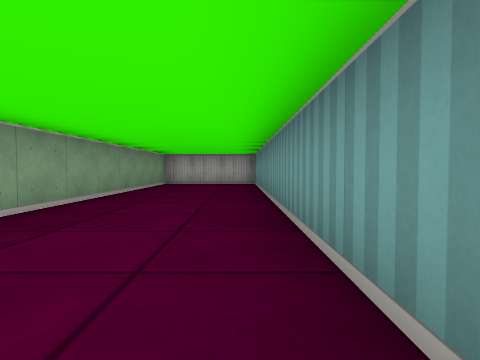
view 1 (above)

14 first-person views from a walk through a cub3D maze. The camera is about half as high as the walls, tilts 2° down and sees 75° across. The floor is counted in squares. Each view is taken from the middle of a square. On the plan, view 1 faces up. The plan holds only what a view shows up to about 9 squares ahead; the rest is blank.

view 2
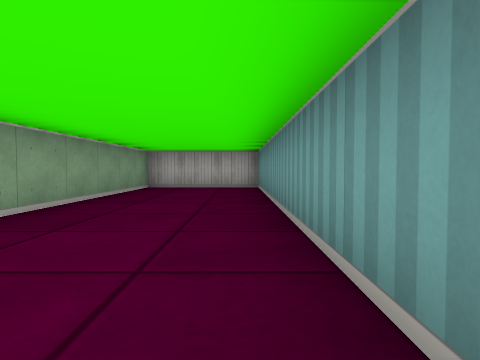

view 3
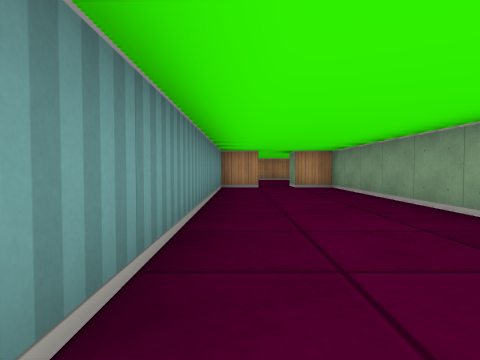

view 4
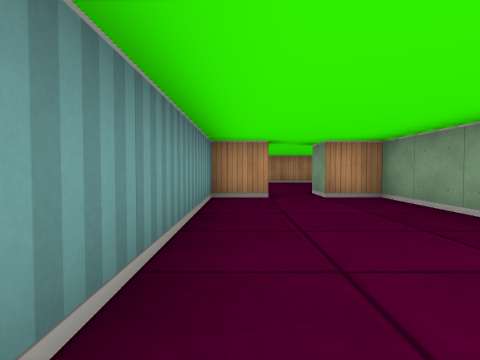

view 5
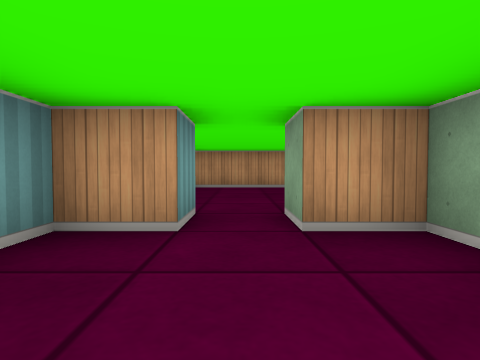

view 6
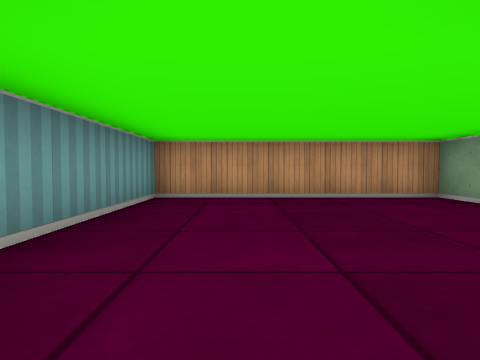

view 7
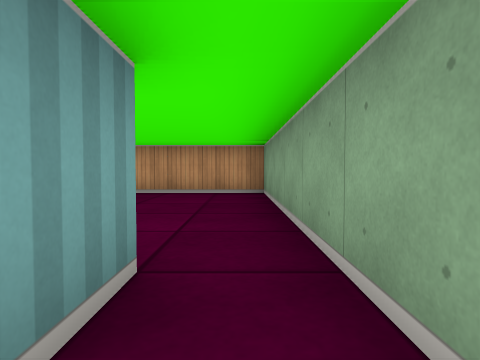

view 8
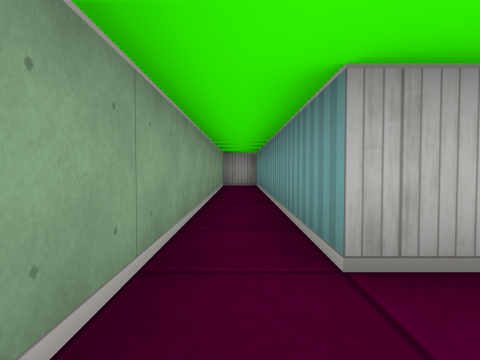

view 9
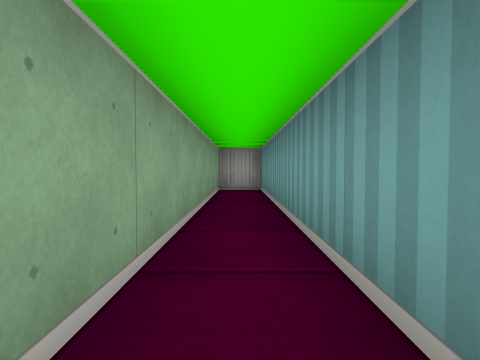

view 10
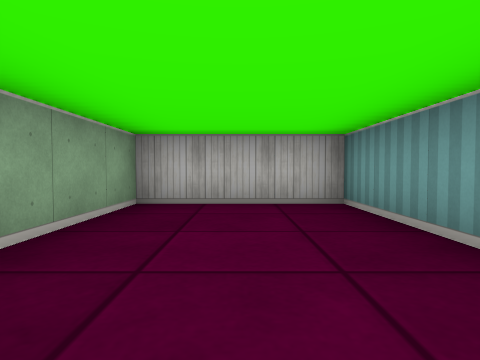

view 11
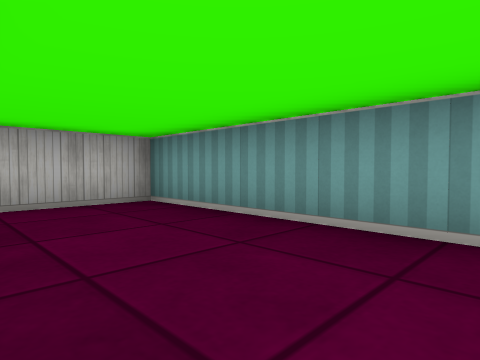

view 12
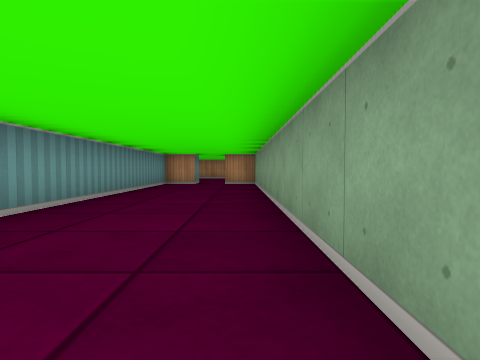

view 13
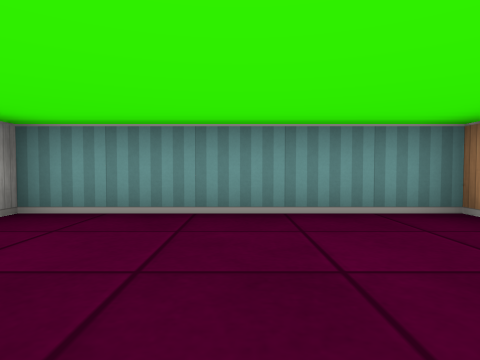

view 14
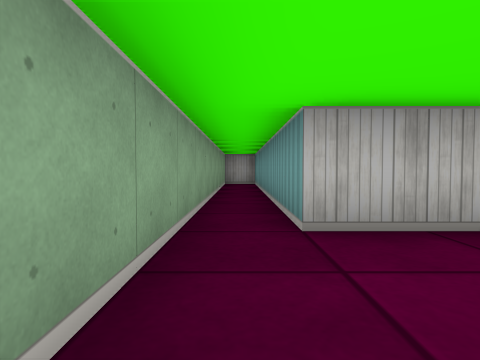

### Floor plan
Points are (right, up) in squares from view 1. A wall is a line through its corners. A room is listed if a view was taken in it or the views show most of it. See-through windows are left out.
Room 1 (views 1, 2, 3, 4, 5, 10, 11, 12)
walls: (-0.5, -3.5) (0.5, -3.5) (0.5, 10.5) (-2.5, 10.5) (-2.5, -3.5) (-1.5, -3.5)
ways out: opening at (-1, -4) to room 2
Room 2 (views 6, 7, 8, 9, 13, 14)
walls: (-2, -4.5) (-3.5, -4.5) (-3.5, 3.5) (-4.5, 3.5) (-4.5, -9.5) (0.5, -9.5) (0.5, -4.5); (-1.5, -3.5) (-1.5, -4.5); (-0.5, -4.5) (-0.5, -3.5)
ways out: opening at (-1, -4) to room 1

Positions as (right, up) in squares from view 1, and headings:
1: (0, 0), facing up
2: (0, 2), facing up
3: (0, 5), facing down
4: (0, 2), facing down
5: (-1, -1), facing down
6: (-1, -4), facing down
7: (-4, -3), facing down
8: (-4, -6), facing up
9: (-4, -4), facing up
10: (-1, 6), facing up
11: (-2, 6), facing up-right
12: (-2, 7), facing down
13: (-3, -7), facing right
14: (-4, -7), facing up
